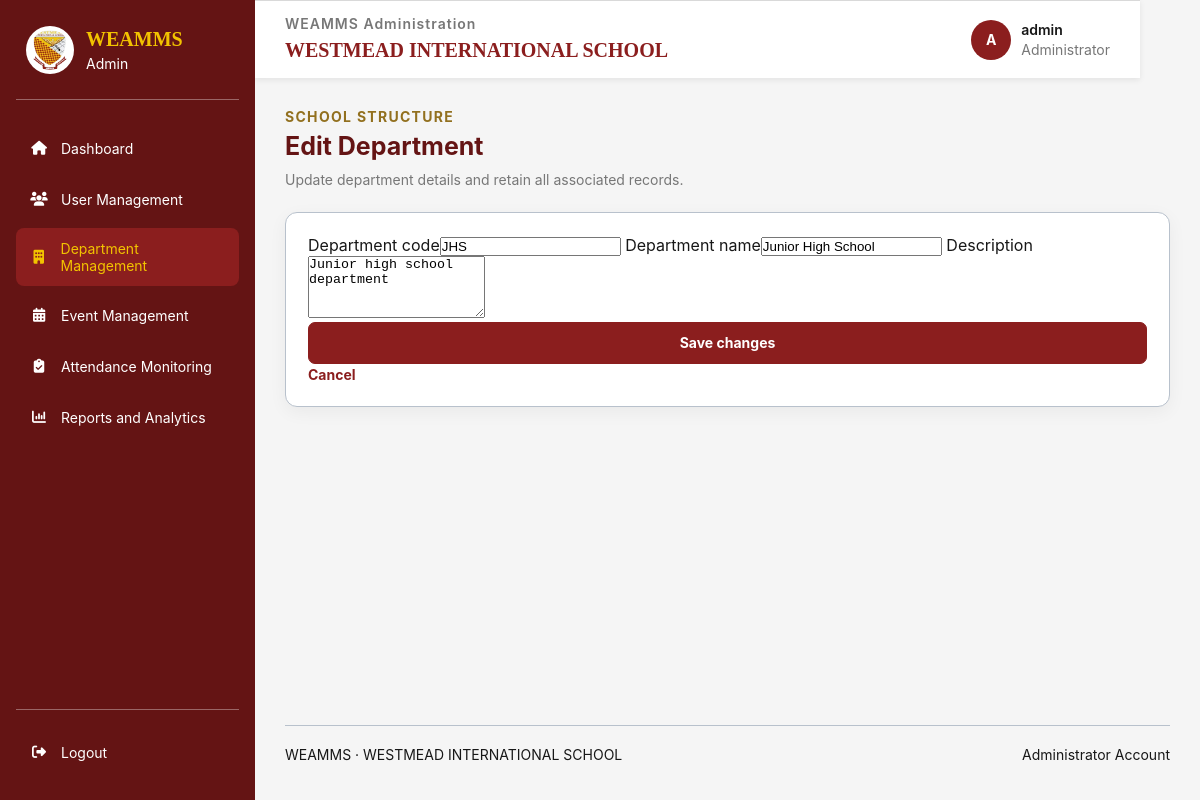
/admin/departments/edit.php?id=2 (signed in), run on the app's committed database.
### tables this page shows
CREATE TABLE `departments` (
  `department_id` bigint(20) UNSIGNED NOT NULL,
  `department_code` varchar(30) NOT NULL,
  `department_name` varchar(150) NOT NULL,
  `description` text DEFAULT NULL,
  `is_active` tinyint(1) NOT NULL DEFAULT 1,
  `department_head_can_edit` tinyint(1) NOT NULL DEFAULT 0,
  `department_head_can_edit_attendance` tinyint(1) NOT NULL DEFAULT 0,
  `created_at` timestamp NOT NULL DEFAULT current_timestamp()
);

### includes/admin_context.php (called while the page is built, shortened)
<?php
function adminEscape(mixed $value): string
{
    return htmlspecialchars((string) $value, ENT_QUOTES, 'UTF-8');
}

### admin/departments/edit.php (the view, shortened to what this page needs)
<?php
require_once __DIR__ . '/../../includes/admin_layout_start.php';
$departmentId = filter_input(INPUT_GET, 'id', FILTER_VALIDATE_INT);
$stmt = $pdo->prepare('SELECT department_id, department_code, department_name, description FROM departments WHERE department_id = ?');
$stmt->execute([$departmentId]);
$department = $stmt->fetch(PDO::FETCH_ASSOC);
?>
<section class="admin-content-section">
    <div class="admin-page-heading"><div><span class="admin-eyebrow">School structure</span><h2>Edit Department</h2><p>Update department details and retain all associated records.</p></div></div>
    <form class="admin-panel admin-form" method="post" action="<?= adminEscape($adminBaseUrl) ?>/admin/departments/update.php">
        <div class="admin-form-grid">
            <label>Department code<input name="department_code" maxlength="30" required value="<?= adminEscape($department['department_code']) ?>"></label>
            <label>Department name<input name="department_name" maxlength="150" required value="<?= adminEscape($department['department_name']) ?>"></label>
            <label class="admin-form-wide">Description<textarea name="description" rows="4"><?= adminEscape($department['description']) ?></textarea></label>
        </div>
        <div class="admin-form-actions"><button class="admin-filter-button" type="submit">Save changes</button><a class="admin-reset-link" href="<?= adminEscape($adminBaseUrl) ?>/admin/departments/index.php">Cancel</a></div>
    </form>
</section>
<?php require __DIR__ . '/../../includes/footer.php'; ?></main></body></html>

### assets/css/style.css (style rules this page uses)
:root { --wis-maroon-light: #B43737; --wis-maroon: #8B1E1E; --wis-maroon-dark: #641414; --wis-gold: #F2C300; --wis-gold-dark: #D6A900; --wis-white: #FFFFFF; --wis-light-blue: #E8F0FE; --wis-black: #171717; --wis-background: #F5F5F5; --wis-border: #B8C1CC; --wis-shadow: 0 8px 25px rgba(0, 0, 0, 0.10); }
* { box-sizing: border-box; margin: 0; padding: 0; }
html { scroll-behavior: smooth; }
body { display: flex; justify-content: center; align-items: flex-start; min-height: 100vh; padding: 0 20px; background: var(--wis-background); color: var(--wis-black); font-family: Arial, Helvetica, sans-serif; }
form { width: 100%; margin: 0 auto; }
button { display: block; width: 100%; min-height: 48px; padding: 12px 14px; border: 2px solid var(--wis-maroon); border-radius: 7px; background: var(--wis-maroon); color: var(--wis-white); font-family: Arial, Helvetica, sans-serif; font-size: 14px; font-weight: 700; cursor: pointer; transition: background 0.2s ease, border-color 0.2s ease, color 0.2s ease, transform 0.2s ease; }

### assets/css/admin.css (style rules this page uses)
body { align-items: center; }
.admin-dashboard-page { display: flex; align-items: flex-start; justify-content: flex-start; min-height: 100vh; padding: 0; background: #f5f5f5; color: #171717; font-family: 'Inter', Arial, sans-serif; }
.admin-content-section { width: 100%; max-width: 1500px; margin: 30px auto 0; }
.admin-page-heading { display: flex; align-items: flex-end; justify-content: space-between; gap: 18px; margin-bottom: 22px; }
.admin-eyebrow { display: block; margin-bottom: 5px; color: #92701f; font-size: 14px; font-weight: 700; letter-spacing: 1.3px; text-transform: uppercase; }
.admin-page-heading h2 { margin: 0; color: #641414; font-size: 25px; line-height: 1.3; }
.admin-page-heading p, .admin-panel-heading p { margin: 6px 0 0; color: #777; font-size: 14px; line-height: 1.5; }
.admin-panel { min-width: 0; padding: 22px; border: 1px solid #b8c1cc; border-radius: 12px; background: #fff; box-shadow: 0 5px 18px rgb(0 0 0 / 5%); }
.admin-filter-button { min-height: 42px; padding: 9px 16px; border: 1px solid #8b1e1e; border-radius: 7px; background: #8b1e1e; color: #fff; font: inherit; font-size: 14px; font-weight: 700; cursor: pointer; }
.admin-reset-link { color: #8b1e1e; font-size: 14px; font-weight: 700; text-decoration: none; }

### data on the page
departments: department_code "JHS", department_name "Junior High School", description "Junior high school department"

### other printed values
str_replace('_', ' ', $role) "Admin"
$label "Dashboard"
$label "User Management"
$label "Department Management"
$label "Event Management"
$label "Attendance Monitoring"
$label "Reports and Analytics"
adminEscape($adminInitial) "A"
adminEscape($adminUsername) "admin"
$footerRoleLabel "Administrator"
